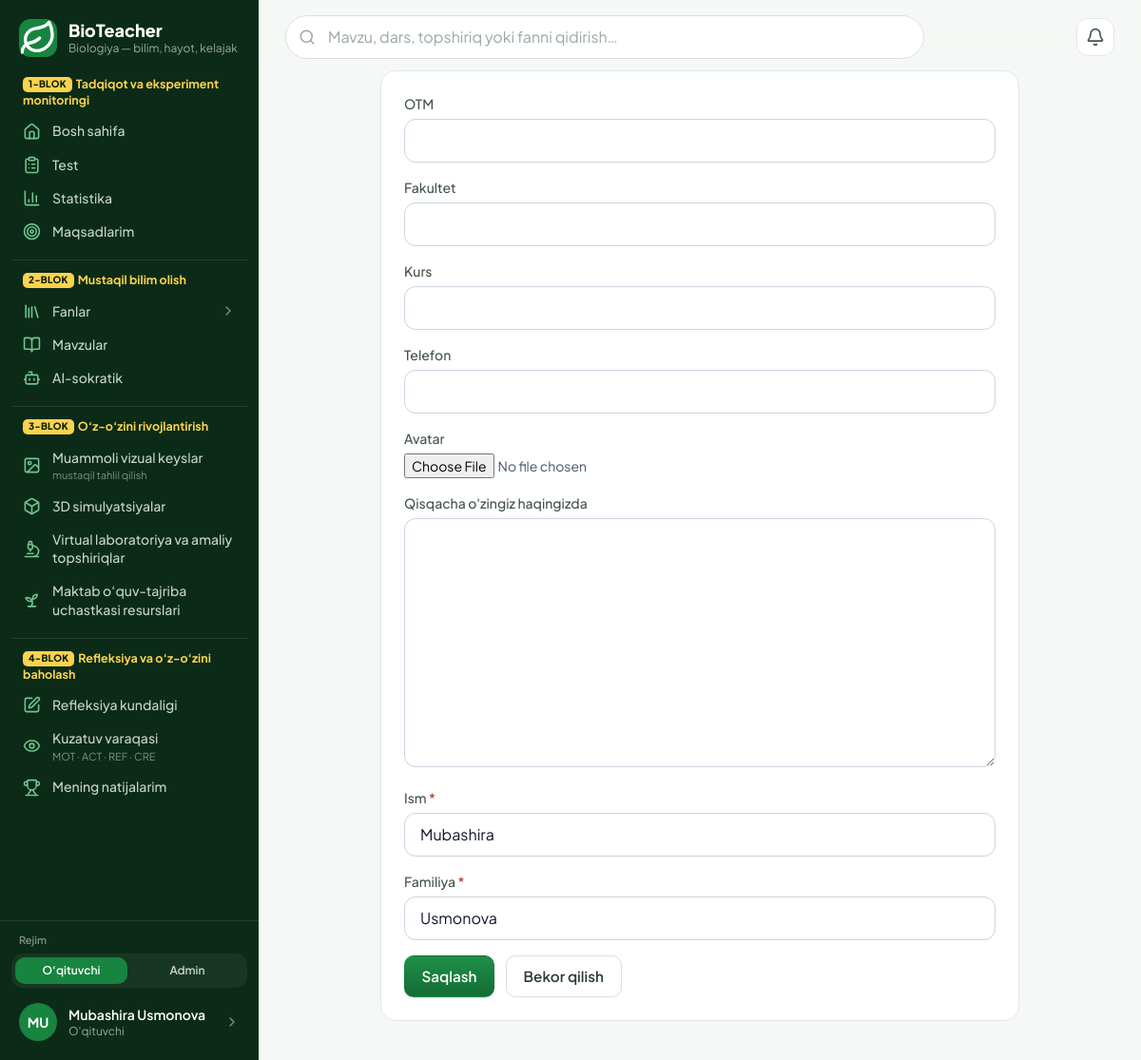
/hisob/profil/tahrir/ (signed in), run on the app's committed database.
### accounts/models.py (models this page shows, shortened)
class MenuItem(models.Model):
    key = models.CharField("band kaliti", max_length=60, unique=True)
    group = models.ForeignKey(
        "MenuGroup", on_delete=models.CASCADE, null=True, related_name="items", verbose_name="blok",
    )
    parent = models.ForeignKey(
        "self", on_delete=models.CASCADE, null=True, blank=True, related_name="children",
        verbose_name="ota band",
    )
    order = models.PositiveSmallIntegerField("tartib", default=0)
    label = models.CharField("nom", max_length=60, blank=True, help_text="Bo'sh — sahifaning standart nomi.")
    page = models.CharField("sahifa", max_length=60, blank=True)
    url = models.CharField("havola", max_length=300, blank=True)
    icon = models.CharField("ikonka", max_length=20, blank=True, help_text="Bo'sh — sahifa ikonkasi.")
    hint = models.CharField("izoh", max_length=60, blank=True)
    class Meta:
        verbose_name = "menyu bandi"
        verbose_name_plural = "menyu bandlari"
        ordering = ["order", "id"]

class User(AbstractUser):
    email = models.EmailField("email", unique=True)
    email_verified = models.BooleanField("email tasdiqlangan", default=False)
    last_login_ip = models.GenericIPAddressField("oxirgi IP", null=True, blank=True)
    USERNAME_FIELD = "email"
    REQUIRED_FIELDS = []
    objects = UserManager()
    class Meta:
        verbose_name = "foydalanuvchi"
        verbose_name_plural = "foydalanuvchilar"

class Profile(SoftDeleteModel):
    user = models.OneToOneField(User, on_delete=models.CASCADE, related_name="profile")
    role = models.CharField("faol rol", max_length=20, choices=Role.choices, default=Role.TEACHER)
    roles = models.CharField("berilgan rollar", max_length=100, blank=True, default="")
    otm = models.CharField("OTM", max_length=200, blank=True)
    faculty = models.CharField("fakultet", max_length=200, blank=True)
    course = models.PositiveSmallIntegerField("kurs", null=True, blank=True)
    study_arm = models.CharField(
        "tadqiqot bo'linmasi", max_length=1, choices=StudyArm.choices, default=StudyArm.NONE,
    )
    phone = models.CharField("telefon", max_length=32, blank=True)
    avatar = models.ImageField("avatar", upload_to="avatars/%Y/%m/", blank=True)
    bio = models.TextField("qisqacha", blank=True)
    research_consent = models.BooleanField("tadqiqotda ishtirok roziligi", default=False)
    research_consent_at = models.DateTimeField(null=True, blank=True)
    respondent_id = models.UUIDField("respondent ID", default=uuid.uuid4, unique=True, editable=False)
    onboarding_done = models.BooleanField("onboarding tugallangan", default=False)
    class Meta:
        verbose_name = "profil"
        verbose_name_plural = "profillar"
    @property
    def role_list(self):
        granted = {r.strip() for r in self.roles.split(",") if r.strip()}
        granted.add(self.role)
        if self.user.is_superuser:
            granted.add(Role.ADMIN)
        return [r for r in Role.values if r in granted]
    @property
    def role_choices(self):
        return [(r, Role(r).label) for r in self.role_list]
    @property
    def has_multiple_roles(self):
        return len(self.role_list) > 1
    @property
    def is_admin(self):
        return self.role == Role.ADMIN

### accounts/views.py (the view)
# urls.py: path("profil/tahrir/", views.profile_edit, name="profile_edit"),
@login_required
def profile_edit(request):
    profile = request.user.profile
    form = ProfileForm(request.POST or None, request.FILES or None, instance=profile)
    if request.method == "POST" and form.is_valid():
        form.save()
        log_action(request, "profile.update", request.user.email)
        messages.success(request, "Profil yangilandi.")
        return redirect("accounts:onboarding" if not profile.onboarding_done else "home:cabinet")
    return render(request, "accounts/profile_edit.html", {"form": form})

### accounts/forms.py (shortened to what this page needs)
class ProfileForm(StyledFormMixin, forms.ModelForm):
    first_name = forms.CharField(label="Ism", max_length=80)
    last_name = forms.CharField(label="Familiya", max_length=80)
    class Meta:
        model = Profile
        fields = ["otm", "faculty", "course", "phone", "avatar", "bio"]
        labels = {
            "otm": "OTM", "faculty": "Fakultet", "course": "Kurs",
            "phone": "Telefon", "avatar": "Avatar", "bio": "Qisqacha o'zingiz haqingizda",
        }
    def __init__(self, *args, **kwargs):
        super().__init__(*args, **kwargs)
        self.fields["first_name"].initial = self.instance.user.first_name
        self.fields["last_name"].initial = self.instance.user.last_name

### accounts/menu.py (called while the page is built)
def active_sections():
    from content.models import Section
    sections = list(Section.objects.filter(is_active=True).order_by("order", "title"))
    for section in sections:
        section.icon_name = SECTION_ICONS.get(section.slug, "leaf")
    return sections

def _resolve(item, sections):
    if item.page.startswith(SECTION_PREFIX):
        section = sections.get(item.page[len(SECTION_PREFIX):])
        if section is None:
            return None
        return {"href": reverse("content:section", args=[section.slug]), "label": section.title,
                "icon": section.icon_name, "page": {}, "slug": section.slug}
    if item.page:
        page = PAGES.get(item.page)
        if page is None:
            return None
        href = reverse(page["url"], args=[page["arg"]] if page.get("arg") else None) if page.get("url") else ""
        return {"href": href, "label": page["label"], "icon": page["icon"], "page": page, "slug": None}
    if item.url:
        return {"href": item.url, "label": item.url, "icon": "link", "page": {}, "slug": None}
    return None

def group_title(group):
    if group.title is not None:
        return group.title
    return DEFAULT_GROUPS.get(group.key, {}).get("title", "")

def _current_section(request):
    match = getattr(request, "resolver_match", None)
    if match is None or match.namespace != "content":
        return None
    return match.kwargs.get("slug") if match.url_name == "section" else match.kwargs.get("section_slug")

### core/enums.py (called while the page is built)
def level_for(percent):
    value = max(0.0, min(100.0, float(percent or 0)))
    for threshold, code, name, wash, step in LEVEL_SCALE:
        if value >= threshold:
            return code, name, wash, step, LEVEL_HINTS[code]
    return "INITIAL", "Boshlang'ich", "scale-1", 1, LEVEL_HINTS["INITIAL"]

### templates/accounts/profile_edit.html (shortened to what this page needs)
{% extends "base.html" %}
{% block content %}
<div class="max-w-2xl mx-auto bg-white rounded-2xl border border-slateg-200 p-6">
  <form method="post" enctype="multipart/form-data">{% csrf_token %}
    {% include "partials/form.html" %}
    <div class="flex gap-3">
      <button class="btn btn-primary">Saqlash</button>
      <a href="{% url 'accounts:profile' %}" class="btn btn-quiet">Bekor qilish</a>
    </div>
  </form>
</div>
{% endblock %}

### templates/partials/rail.html (shortened to what this page needs)
{% load static %}
<div class="flex flex-col h-full w-full">
  <a href="{% url 'home:dashboard' %}" class="flex items-center gap-3 px-5 pt-5 pb-5">
    <span class="grid place-items-center w-10 h-10 rounded-xl bg-brand-600 text-white shrink-0">
    </span>
    <span class="min-w-0">
      <span class="block text-white text-lg font-extrabold leading-tight">BioTeacher</span>
      <span class="block text-xs text-slateg-400 truncate">Biologiya — bilim, hayot, kelajak</span>
    </span>
  </a>
  <nav class="flex-1 overflow-y-auto px-3 pb-3" aria-label="Asosiy menyu">
    {% if profile.is_admin %}{% with groups=rail_menu.admin %}{% include "partials/rail_groups.html" %}{% endwith %}
    {% else %}{% with groups=rail_menu.teacher %}{% include "partials/rail_groups.html" %}{% endwith %}
    {% endif %}
  </nav>
  <div class="border-t border-white/10 p-3">
    {% if profile.has_multiple_roles %}
      <form method="post" action="{% url 'accounts:switch_role' %}" class="mb-2">{% csrf_token %}
        <p class="px-2 mb-1.5 text-[11px] font-semibold text-slateg-500">Rejim</p>
        <div class="grid grid-cols-{{ profile.role_choices|length }} gap-1 rounded-xl bg-white/5 p-1" role="group" aria-label="Rolni almashtirish">
          {% for code, label in profile.role_choices %}
            <button name="role" value="{{ code }}"
                    {% if code == profile.role %}aria-pressed="true" disabled{% endif %}
                    class="rounded-lg px-2 py-1.5 text-xs font-semibold truncate
                      {% if code == profile.role %}bg-brand-600 text-white{% else %}text-slateg-300 hover:bg-white/10 hover:text-white{% endif %}">
              {% if code == 'ADMIN' %}Admin{% else %}O‘qituvchi{% endif %}
            </button>
          {% endfor %}
        </div>
      </form>
    {% endif %}
    <a href="{% url 'home:cabinet' %}"
       class="flex items-center gap-3 rounded-xl px-2 py-2 hover:bg-white/5 group">
      {% if profile.avatar %}
        <img src="{{ profile.avatar.url }}" alt="" class="w-10 h-10 rounded-full object-cover shrink-0">
      {% else %}
        <span aria-hidden="true" class="grid place-items-center w-10 h-10 rounded-full bg-brand-600 text-white text-sm font-bold shrink-0">
          {{ user.first_name|slice:":1"|upper|default:"B" }}{{ user.last_name|slice:":1"|upper }}
        </span>
      {% endif %}
      <span class="min-w-0 flex-1">
        <span class="block text-sm font-semibold text-white truncate">{{ user.get_full_name|default:user.email }}</span>
        <span class="block text-xs text-slateg-400">{{ profile.get_role_display }}</span>
      </span>
      <span class="text-slateg-500 group-hover:text-white shrink-0 w-4 h-4">
      </span>
    </a>
  </div>
</div>

### templates/partials/rail_item.html (shortened to what this page needs)
<a href="{{ href }}"
   class="flex items-center gap-3 rounded-xl px-3 py-2 text-sm font-medium
     {% if active %}bg-brand-600 text-white shadow-[0_6px_16px_-8px_rgba(23,132,63,.9)]{% else %}text-slateg-300 hover:bg-white/5 hover:text-white{% endif %}">
  <span class="shrink-0 w-[19px] h-[19px] grid place-items-center {% if not active %}text-brand-300{% endif %}">
  </span>
  <span class="flex-1 min-w-0">
    <span class="rail-label block leading-snug">{{ label }}</span>
    {% if hint %}
      <span class="block mt-0.5 text-[11px] font-normal leading-tight {% if active %}text-white/75{% else %}text-slateg-500{% endif %}">{{ hint }}</span>
    {% endif %}
  </span>
</a>

### templates/partials/form.html (shortened to what this page needs)
{% for field in form %}
  <div class="mb-4">
    {% if field.field.widget.allow_multiple_selected and field.field.widget.input_type == 'checkbox' %}
      <p class="block text-sm font-medium text-slateg-700 mb-1.5">{{ field.label }}{% if field.field.required %}<span class="text-rosex-600"> *</span>{% endif %}</p>
      <div class="flex flex-wrap gap-4">
        {% for option in field %}
          <label class="flex items-center gap-2 cursor-pointer text-sm text-slateg-700">
            <input type="checkbox" name="{{ field.html_name }}" value="{{ option.data.value }}" {% if option.data.selected %}checked{% endif %}
                   class="w-4 h-4 rounded border-slateg-300 text-brand-600">
            {{ option.choice_label }}
          </label>
        {% endfor %}
      </div>
      {% if field.help_text %}<p class="mt-1 text-xs text-slateg-500">{{ field.help_text }}</p>{% endif %}
    {% else %}
      <label for="{{ field.id_for_label }}" class="block text-sm font-medium text-slateg-700 mb-1.5">
        {{ field.label }}{% if field.field.required %}<span class="text-rosex-600"> *</span>{% endif %}
      </label>
      {{ field }}
    {% endif %}
  </div>
{% endfor %}

### templates/base.html (style rules this page uses)
:root { --brand: #17843F; --brand-dark: #116A33; --page: #F5F8F6; --line: #E1E9E4; }
html { -webkit-text-size-adjust: 100%; }
textarea { max-width: 100%; resize: vertical; }
body { -webkit-font-smoothing: antialiased; }
.btn { display: inline-flex; align-items: center; justify-content: center; gap: .5rem; border-radius: 10px; padding: .62rem 1.1rem; font-weight: 600; font-size: .95rem; border: 1px solid transparent; cursor: pointer; transition: background .15s, border-color .15s; }
.btn-primary { background: linear-gradient(180deg,#1E8F48,#136C35); color:#fff; box-shadow: 0 1px 2px rgba(11,43,24,.18); }
.btn-quiet { background:#fff; color:#2A3B31; border-color:#D7E2DA; }

### data on the page
MenuItem: group "mustaqil tahlil qilish"
MenuItem: group "MOT · ACT · REF · CRE"
User: first_name "M", last_name "U", get_full_name "Mubashira Usmonova", form "Mubashira" "Usmonova"
Profile: role "O'qituvchi"

### other printed values
{{ group.badge }} "1-BLOK" "2-BLOK" "3-BLOK" "4-BLOK"
{{ group.text }} "Tadqiqot va eksperiment monitoringi" "Mustaqil bilim olish" "O‘z-o‘zini rivojlantirish" "Refleksiya va o‘z-o‘zini baholash"
{{ label }} "Bosh sahifa" "Test" "Statistika" "Maqsadlarim" "Mavzular" "AI-sokratik" "Muammoli vizual keyslar" "3D simulyatsiyalar" "Virtual laboratoriya va amaliy topshiriqlar" "Maktab o‘quv-tajriba uchastkasi resurslari" "Refleksiya kundaligi" "Kuzatuv varaqasi" "Mening natijalarim"
{{ item.label }} "Fanlar"
{{ field.label }} "OTM" "Fakultet" "Kurs" "Telefon" "Avatar" "Qisqacha o'zingiz haqingizda" "Ism" "Familiya"
